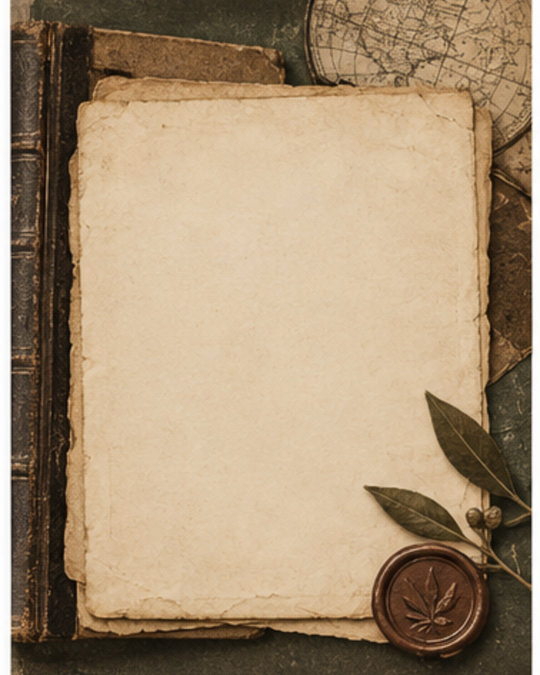
#> input picture templates/backgrounds/antique/01.jpg, 1080 x 1350 px (shown at 1/2 size); its folder holds only this picture in this run
$ python find_bg_boxes.py ../templates/backgrounds/antique/01.jpg
#> lines starting #> are read from the running program, lines starting #| are printed output that depends on the picture
#> in find, im is the input picture: PIL image 1080x1350 RGB; mean R, G, B 165.7, 143.6, 115.7
#!/usr/bin/env python3
"""
find_bg_boxes.py — 배경 사진에서 '글자 넣을 빈 칸' 찾기

templates/backgrounds/ 의 배경 96장은 저마다 빈 칸 위치가 다르다.
그 칸을 못 찾으면 글자가 사진 위에 아무렇게나 얹힌다.

    python scripts/find_bg_boxes.py            # 전부 찾아서 boxes.json 에 저장
    python scripts/find_bg_boxes.py --check    # 찾은 칸을 그려서 눈으로 확인

⚠️ 처음엔 다 실패했다. **종이 결과 그림자를 무늬로 오해**해서다.
   살짝 흐리게 만든 뒤 재야 잡힌다. 아래 GaussianBlur 를 빼면 안 된다.

찾는 순서
  1) 밝고 무늬 없는 곳 (흰 종이)                    → 90장
  2) 없으면 밝기를 안 따지고 다시 (진한 남색 판)      →  2장
  3) 그래도 없으면 반투명 띠를 깐다 (실루엣 콜라주)   →  4장

3) 이 중요하다. 빈 칸이 아예 없는 배경이 있는데, 억지로 글자를 얹으면 안 읽힌다.
띠를 깔면 어떤 배경이든 확실히 읽힌다.

boxes.json 의 각 항목
  x·y·w·h  글자 넣을 자리
  dark     그 자리가 어두운가 (참이면 흰 글씨)
  mode     "blank" 빈 칸에 바로 / "band" 반투명 띠를 깔고
"""

import json
import sys
from pathlib import Path

from PIL import Image, ImageDraw, ImageFilter, ImageStat

sys.stdout.reconfigure(encoding="utf-8", errors="replace")

ROOT = Path(__file__).resolve().parent.parent
BG = ROOT / "templates" / "backgrounds"
OUT = BG / "boxes.json"

CARD_W, CARD_H = 1080, 1350
SW, SH = 216, 270          # 줄여서 계산 — 빠르고 잡티에 덜 흔들린다
MIN_AREA = 0.06            # 카드의 6% 보다 작으면 못 찾은 것으로 본다


def small(im):
    return (im.convert("L").resize((SW, SH), Image.LANCZOS)
              .filter(ImageFilter.GaussianBlur(2.2)))
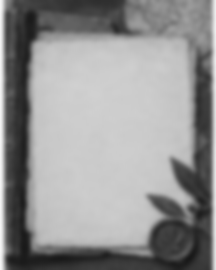
#> returned value: PIL image 216x270 L; min 24, max 245, mean 147


def blank_mask(g, bright_only=True):
    """무늬 없는 곳 = 글자 놓을 수 있는 곳.

    bright_only=True 면 밝은 곳만 (흰 종이).
    False 면 밝기를 안 따진다 — **진한 남색 판 위에 흰 글씨**를 얹는 배경이 있다.
    그런 배경은 밝은 곳만 찾으면 아무것도 못 찾는다.
    """
#> called with bright_only = True
    edge = g.filter(ImageFilter.FIND_EDGES).filter(ImageFilter.MaxFilter(3))
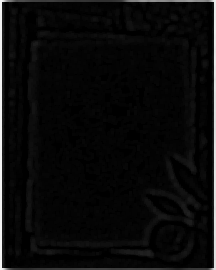
#> edge: PIL image 216x270 L; min 0, max 245, mean 10.5
    th = max(118, ImageStat.Stat(g).mean[0] * 0.98)
#> th = 144.1
    pg, pe = g.load(), edge.load()
    return [[1 if (pe[x, y] <= 7 and (not bright_only or pg[x, y] >= th)) else 0
             for x in range(SW)] for y in range(SH)]


def largest_rect(m):
    """1 로만 채워진 가장 큰 직사각형 (히스토그램 방식)"""
    best = (0, 0, 0, 0, 0)
    h = [0] * SW
    for y in range(SH):
        for x in range(SW):
            h[x] = h[x] + 1 if m[y][x] else 0
        stack = []
        for x in range(SW + 1):
            cur = h[x] if x < SW else 0
            start = x
            while stack and stack[-1][1] >= cur:
                sx, sh = stack.pop()
                if sh * (x - sx) > best[0]:
                    best = (sh * (x - sx), sx, y - sh + 1, x - sx, sh)
                start = sx
            stack.append((start, cur))
    return best


MIN_SLOT = 0.012        # 칸 하나가 카드의 1.2% 는 돼야 글자가 들어간다
MAX_SLOTS = 5


def all_rects(g, mask):
    """빈 칸을 큰 것부터 여러 개 찾는다.

    **제일 큰 칸 하나만 찾으면 안 된다.** 흰 상자가 3~4개 놓인 잡지형 배경이 있는데,
    거기에 글을 다 몰아넣으면 작은 칸은 깨알이 되고 큰 칸은 텅 빈다.
    하나 찾을 때마다 그 자리를 지우고 다시 찾는다.
    """
    out = []
#> out = []
    for _ in range(MAX_SLOTS):
        area, x, y, w, h = largest_rect(mask)
        if area / (SW * SH) < MIN_SLOT:
            break
        # 너무 가늘거나 납작한 것은 글자가 안 들어간다
        if w >= 24 and h >= 12 and max(w / h, h / w) <= 9:
            lum = ImageStat.Stat(g.crop((x, y, x + w, y + h))).mean[0]
            out.append({"x": x, "y": y, "w": w, "h": h, "dark": lum < 120})
        for yy in range(y, y + h):
            for xx in range(x, x + w):
                mask[yy][xx] = 0
#> this loop made 5 passes
#> (area, x, y, w, h, lum) on passes 1 to 3: (13860, 42, 94, 99, 140, 201.4), (5170, 70, 47, 110, 47, 200.8), (2394, 141, 94, 42, 57, 199.4)
#> (area, x, y, w, h) on passes 4 to 5: (874, 39, 56, 23, 38), (851, 141, 151, 23, 37)
#> after the loop, mask = 270 items; out = 3 items
    return out


def find(path):
    """빈 칸들을 찾는다. 하나도 없으면 반투명 띠를 깔 자리를 돌려준다."""
    im = Image.open(path)
    g = small(im)
    rects = all_rects(g, blank_mask(g, True))
#> rects = 3 items
    if not rects:
        # 밝은 빈칸이 없는 배경이다. 밝기를 안 따지고 다시 찾는다.
        rects = all_rects(g, blank_mask(g, False))

    fx, fy = CARD_W / SW, CARD_H / SH
    if not rects:
        # 글자 놓을 데가 없다 → 아래쪽에 반투명 띠
        return {"mode": "band", "boxes": [
            {"x": 90, "y": 810, "w": CARD_W - 180, "h": 400, "dark": True}]}

    # 위에서 아래로 읽는 순서대로 (사람이 보는 순서)
    rects.sort(key=lambda r: (r["y"], r["x"]))
    boxes = [{"x": round(r["x"] * fx), "y": round(r["y"] * fy),
              "w": round(r["w"] * fx), "h": round(r["h"] * fy),
              "dark": r["dark"]} for r in rects]
#> boxes = 3 items
    return {"mode": "blank", "boxes": boxes}


def main():
    check = "--check" in sys.argv
    out = {}
    weak = []
    for d in sorted(p for p in BG.iterdir() if p.is_dir()):
        for f in sorted(d.glob("*.jpg")):
            key = "%s/%s" % (d.name, f.stem)
            box = find(f)
#> box = 2 items
            out[key] = box
            if box["mode"] == "band":
                weak.append(key)
#> pass 2 of the loop in main, `for d in sorted(p for p in BG.iterdir() if p.is_dir()):`:
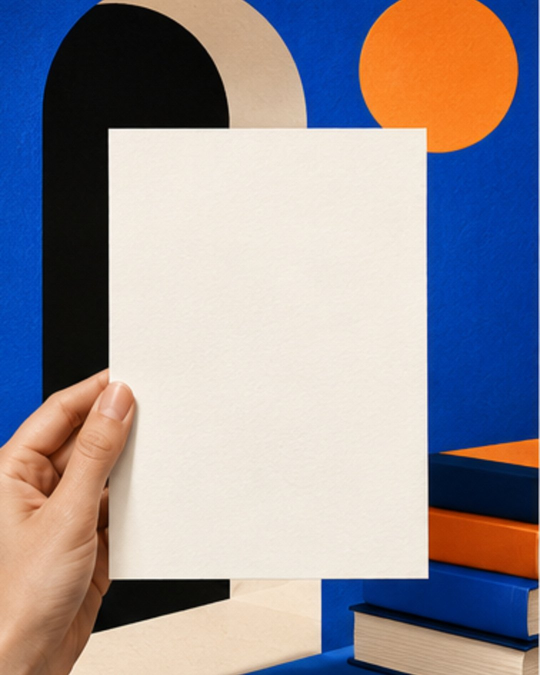
#> input picture templates/backgrounds/arch/01.jpg, 1080 x 1350 px (shown at 1/2 size)
#> in find, im is the input picture: PIL image 1080x1350 RGB; mean R, G, B 149.1, 143.4, 150.4
#> in small (call 2), `return (im.convert("L").resize((SW, SH), Image.LANCZOS) .filter(ImageF..`:
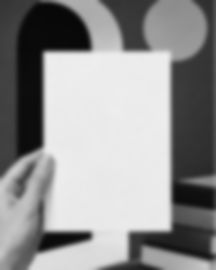
#> returned value: PIL image 216x270 L; min 7, max 237, mean 145.9
#> in blank_mask (call 2), `edge = g.filter(ImageFilter.FIND_EDGES).filter(ImageFilter.MaxFilter(3))`:
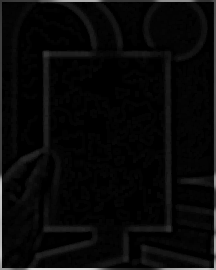
#> edge: PIL image 216x270 L; min 0, max 221, mean 8.6
#> th = 143
#> the loop in all_rects (call 2), `for _ in range(MAX_SLOTS):` made 4 passes
#> (area, x, y, w, h, lum) on passes 1 to 2: (16665, 62, 59, 101, 165, 234.5), (1295, 156, 14, 37, 35, 150.5)
#> rects = 2 items
    OUT.write_text(json.dumps(out, ensure_ascii=False, indent=1), encoding="utf-8")
    print("  %d장 → %s" % (len(out), OUT))
#|   2장 → templates/backgrounds/boxes.json
    if weak:
        print("  빈 칸이 없어 반투명 띠를 쓸 것 %d장: %s" % (len(weak), ", ".join(weak)))

    if check:
        # 이상한 게 있으면 사용자가 짚어줘야 한다. 그러려면 **이름이 보여야** 한다.
        contact(out, list(out), BG / "boxes_check.png", cols=8)

        # 의심스러운 것만 모아 크게 — 칸이 너무 작거나 지나치게 길쭉한 것
        odd = [k for k, v in out.items()
               if v["mode"] == "band" or len(v["boxes"]) >= 3]
        if odd:
            contact(out, odd, BG / "boxes_odd.png", cols=6, big=True)
            print("  수상한 것 %d장 → %s" % (len(odd), BG / "boxes_odd.png"))


def contact(out, keys, path, cols=8, big=False):
    """찾은 칸을 그려서 한 장에 모은다. 칸마다 이름을 적는다."""
    W, H = (280, 350) if big else (150, 188)
    pad, lab = 8, 22
    rows = (len(keys) + cols - 1) // cols
    sheet = Image.new("RGB", (W * cols + pad * (cols + 1),
                              (H + lab) * rows + pad * (rows + 1)), (238, 240, 244))
    d = ImageDraw.Draw(sheet)
    for i, k in enumerate(keys):
        t, n = k.split("/")
        im = Image.open(BG / t / (n + ".jpg")).copy()
        dr = ImageDraw.Draw(im)
        for j, b in enumerate(out[k]["boxes"]):
            dr.rectangle([b["x"], b["y"], b["x"] + b["w"], b["y"] + b["h"]],
                         outline=(0, 200, 255) if b.get("dark") else (255, 60, 0),
                         width=10)
            dr.text((b["x"] + 16, b["y"] + 10), str(j + 1), fill=(255, 60, 0))
        x = pad + (i % cols) * (W + pad)
        y = pad + (i // cols) * (H + lab + pad)
        sheet.paste(im.resize((W, H), Image.LANCZOS), (x, y))
        tag = "%s %s  칸%d" % (t, n, len(out[k]["boxes"]))
        if out[k]["mode"] == "band":
            tag += " (띠)"
        d.text((x + 2, y + H + 5), tag, fill=(30, 36, 44))
    sheet.save(path)
    print("  확인용 그림 → %s" % path)


if __name__ == "__main__":
    main()
